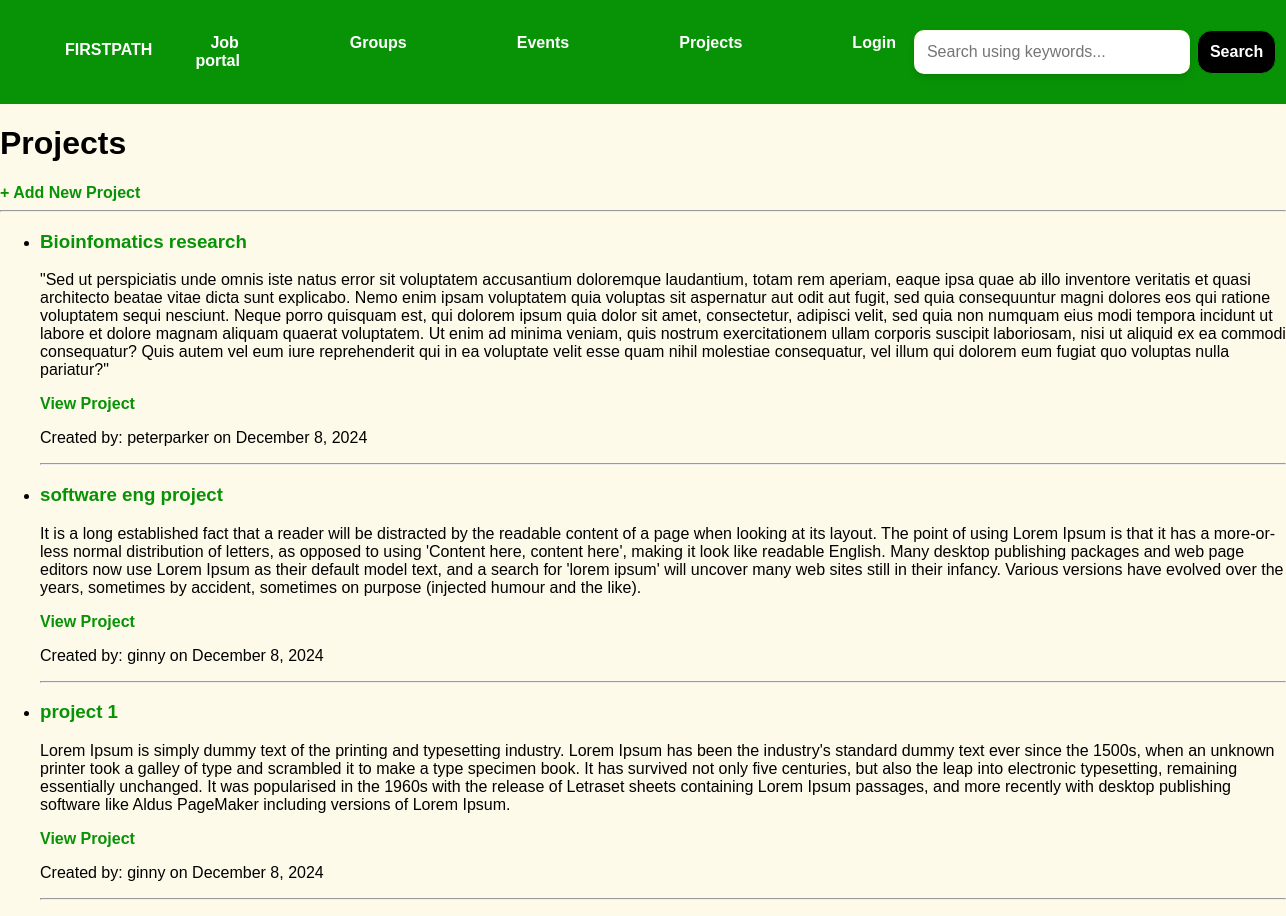
The page /projects/ on the database as committed earlier.
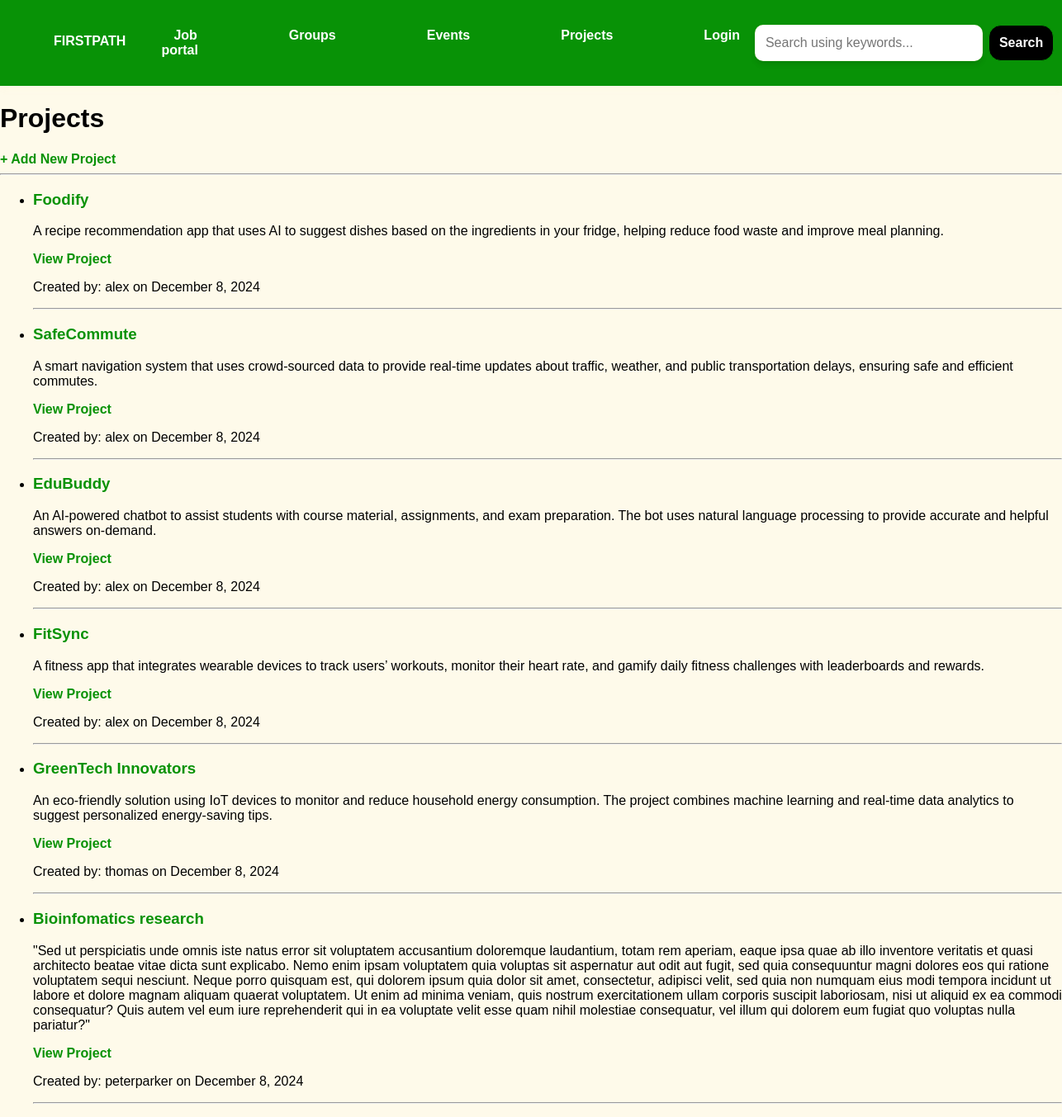
The same page on the database as committed later.
### base/models.py (models this page shows, shortened)
class Project(models.Model):
    user = models.ForeignKey(User, on_delete=models.CASCADE)  # The user who created the project
    title = models.CharField(max_length=200)
    description = models.TextField()
    link = models.URLField(blank=True, null=True)  # Optional project link
    created = models.DateTimeField(auto_now_add=True)

### base/views.py (the view)
# urls.py: path('projects/', views.project_list, name='project-list'),
def project_list(request):
    projects = Project.objects.all().order_by('-created')
    context = {'projects': projects}
    return render(request, 'base/project_list.html', context)

### base/templates/base/project_list.html
{% extends 'main.html' %}
{% block content %}
{% load static %}
<h1>Projects</h1>
<div>
    <a href="{% url 'add-project' %}">+ Add New Project</a>
</div>
<hr>
<ul>
    {% for project in projects %}
    <li>
        <h3>{{ project.title }}</h3>
        <p>{{ project.description }}</p>
        {% if project.link %}
        <a href="{{ project.link }}" target="_blank">View Project</a>
        {% endif %}
        <p>Created by: {{ project.user.username }} on {{ project.created|date:"F j, Y" }}</p>
        <hr>
    </li>
    {% endfor %}
</ul>
{% endblock %}

### templates/main.html (shortened to what this page needs)
<!DOCTYPE html>
{% load static %}
<html>
<head>
    <link rel="stylesheet" href="{% static 'styles/main.css' %}" />
</head>
<body>
    {% include 'navbar.html' %}
    {% block content %}
    {% endblock %}
</body>
</html>

### templates/navbar.html
{% load static %}
<nav class="navbar">
    <div class="navbar-logo">
        <ul><a href="{% url 'home' %}">FIRSTPATH</a></ul>
    </div>
    <ul class="navbar-links">
        <ul><a href="{% url 'job-details' %}">Job portal</a></ul>
        <ul><a href="{% url 'home' %}">Groups</a></ul>
        <ul><a href="{% url 'events-list' %}">Events</a></ul>
        <ul><a href="{% url 'project-list' %}">Projects</a></ul>
        <ul>{% if request.user.is_authenticated %}
            <a href="{%url 'logout'%}">Logout</a>
            {% else %}
            <a href="{%url 'login'%}">Login</a>
            {% endif %}</li>
        </ul>
    </ul>
    <form method="GET" action="{% url 'home' %}">
        <input type="text" name="q" placeholder="Search using keywords..." />
        <button type="submit">Search</button>
    </form>
</nav>

### static/styles/main.css (style rules this page uses)
body { font-family: 'Arial', sans-serif; background-color: #fef7de9d; color: #000000; margin: 0; padding: 0; }
.navbar { display: flex; justify-content: space-between; align-items: center; background-color: #089206; padding: 25px 25px 25px; color: #fef7de9d; box-shadow: 0 4px 6px #fef7de9d; }
.navbar-logo a { font-weight: bold; color: #ffffff; text-decoration: none; position: relative; display: inline-block; overflow: hidden; }
.navbar-logo a::before { content: ''; position: absolute; width: 100%; height: 2px; background-color: #fef7de9d; bottom: 0; left: 0; transform: translateX(-100%); transition: transform 0.5s ease; }
.navbar-links { display: flex; gap: 40px; list-style: none; margin: 1px; padding: 2px; }
.navbar-links a { text-decoration: none; color: #ffffff; font-size: 1rem; font-weight: bold; padding: 10px 15px; border-radius: 8px; transition: background-color 0.3s ease, color 0.3s ease; }
h3, h5 { color: #089206; }
a { color: #089206; text-decoration: none; font-weight: bold; }
button { background-color: #089206; color: #ffffff; border: none; padding: 10px 15px; border-radius: 5px; cursor: pointer; font-weight: bold; }
.navbar form { display: flex; align-items: center; margin: 0px; margin-left: auto; }
.navbar form input[type="text"] { width: 250px; padding: 12px 12px; border: 1px solid #fef7de9d; border-radius: 10px 10px 10px 10px; outline: none; font-size: 1rem; background-color: #fff; color: #333; box-shadow: 0px 4px 6px rgba(0, 0, 0, 0.1); transition: all 0.3s ease; }
.navbar form button { margin-left: 7px; background-color: #000000; color: #ffffff; border: 1px solid #089206; padding: 12px 12px; border-radius: 15px 15px 15px 15px; cursor: pointer; font-size: 1rem; font-weight: bold; transition: background-color 0.3s ease, box-shadow 0.3s ease; }

Rows that differ between the two databases and show on the page:
removed Project: title "software eng project", description "It is a long established fact that a reader will be distracted by the readable content of a page when looking at its layout. The point of using Lorem Ipsum is that it has a more-or-less normal distribution of letters, as opposed to using 'Content here, content here', making it look like readable English. Many desktop publishing packages and web page editors now use Lorem Ipsum as their default model text, and a search for 'lorem ipsum' will uncover many web sites still in their infancy. Various versions have evolved over the years, sometimes by accident, sometimes on purpose (injected humour and the like).", user.username "ginny", created "December 8, 2024"
removed Project: title "project 1", description "Lorem Ipsum is simply dummy text of the printing and typesetting industry. Lorem Ipsum has been the industry's standard dummy text ever since the 1500s, when an unknown printer took a galley of type and scrambled it to make a type specimen book. It has survived not only five centuries, but also the leap into electronic typesetting, remaining essentially unchanged. It was popularised in the 1960s with the release of Letraset sheets containing Lorem Ipsum passages, and more recently with desktop publishing software like Aldus PageMaker including versions of Lorem Ipsum.", user.username "ginny", created "December 8, 2024"
added Project: title "Foodify", description "A recipe recommendation app that uses AI to suggest dishes based on the ingredients in your fridge, helping reduce food waste and improve meal planning.", user.username "alex", created "December 8, 2024"
added Project: title "SafeCommute", description "A smart navigation system that uses crowd-sourced data to provide real-time updates about traffic, weather, and public transportation delays, ensuring safe and efficient commutes.", user.username "alex", created "December 8, 2024"
added Project: title "EduBuddy", description "An AI-powered chatbot to assist students with course material, assignments, and exam preparation. The bot uses natural language processing to provide accurate and helpful answers on-demand.", user.username "alex", created "December 8, 2024"
added Project: title "FitSync", description "A fitness app that integrates wearable devices to track users’ workouts, monitor their heart rate, and gamify daily fitness challenges with leaderboards and rewards.", user.username "alex", created "December 8, 2024"
added Project: title "GreenTech Innovators", description "An eco-friendly solution using IoT devices to monitor and reduce household energy consumption. The project combines machine learning and real-time data analytics to suggest personalized energy-saving tips.", user.username "thomas", created "December 8, 2024"
